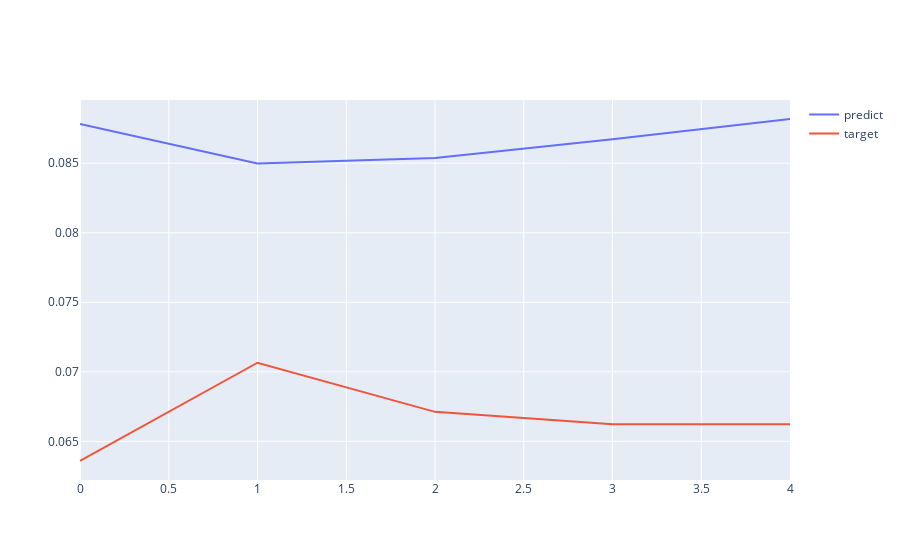

Here is the notebook cell this chart was saved with:
### Code cell
show_batch = 6
stock_index = 7
drawTargetAndPredicts(predicts, targets, show_batch, stock_index)

### Figure 1 — Plotly figure (JSON) as saved in the notebook; plotly's stock layout.template omitted (floating-point values rounded to 4 significant figures)
{"data": [{"mode": "lines", "name": "predict", "y": [0.08782, 0.08499, 0.08538, 0.08672, 0.08818], "type": "scatter"}, {"mode": "lines", "name": "target", "y": [0.06359, 0.07065, 0.06712, 0.06624, 0.06624], "type": "scatter"}], "layout": {}}
